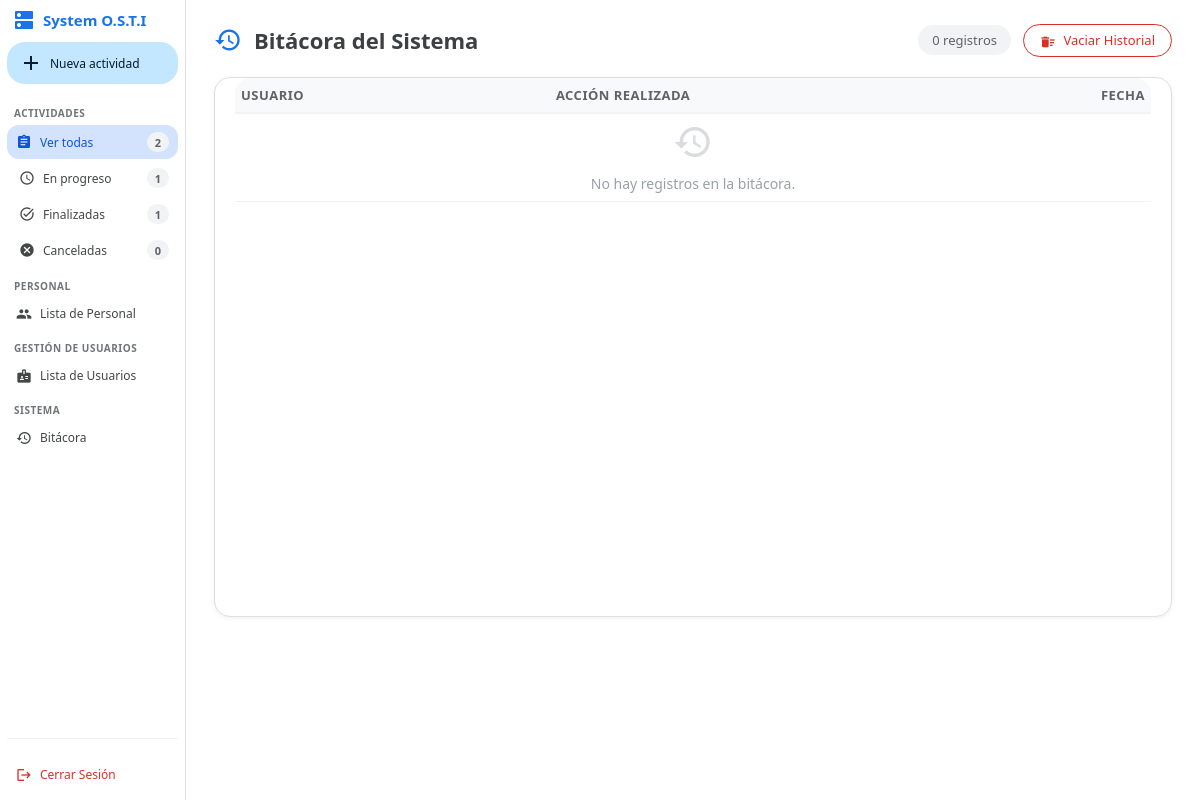
/bitacora.php (signed in), run on an earlier commit of the app's database.
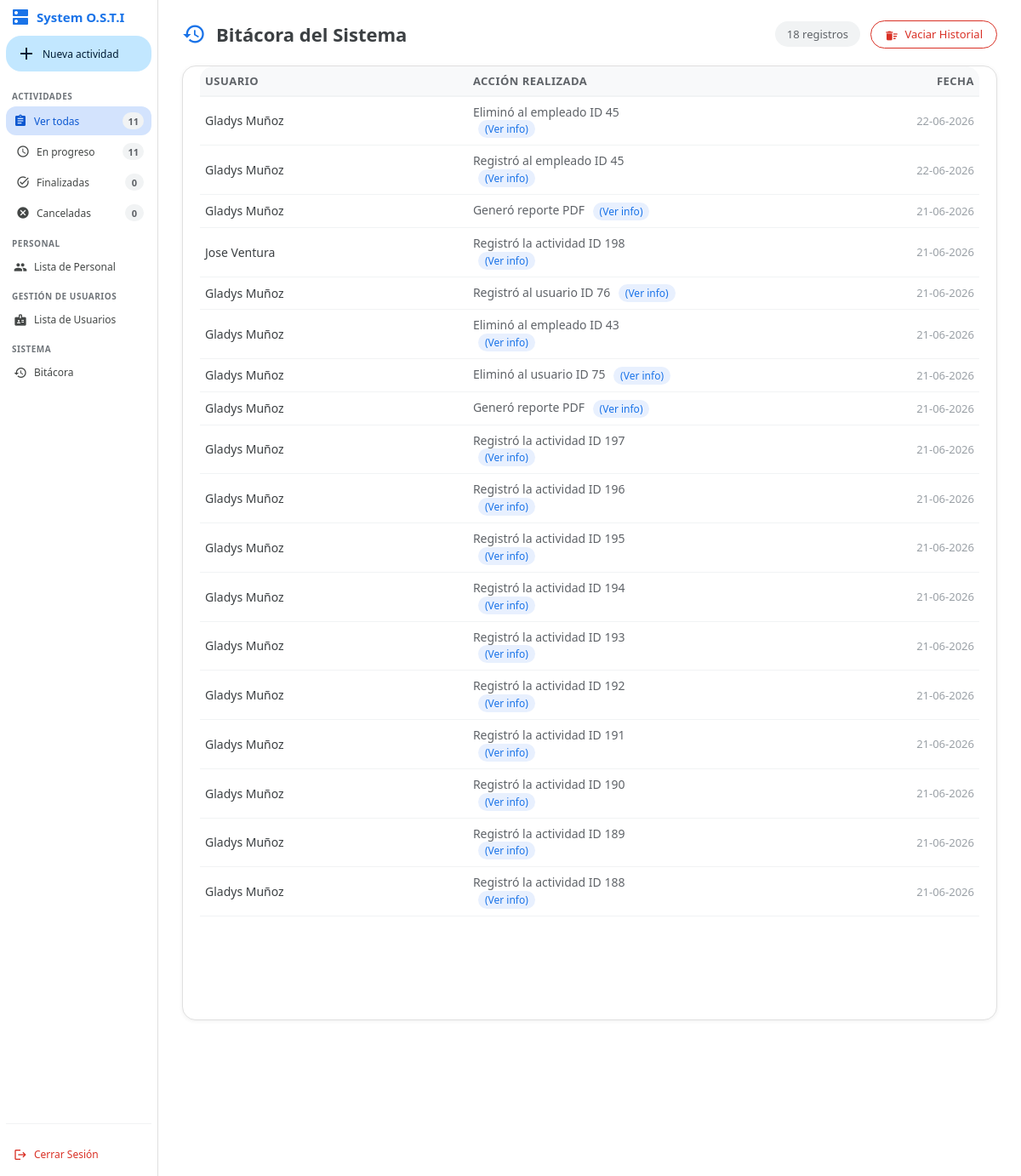
And on a later commit of the database.
### tables this page shows
CREATE TABLE `logs_sistema` (
  `id` int(11) NOT NULL,
  `usuario_id` int(11) NOT NULL,
  `accion` text NOT NULL,
  `detalle` text DEFAULT NULL,
  `fecha` date NOT NULL
);

CREATE TABLE `usuarios` (
  `id` int(11) NOT NULL,
  `nombre_completo` varchar(100) NOT NULL,
  `formacion` varchar(180) DEFAULT NULL,
  `password` varchar(255) NOT NULL,
  `correo` varchar(100) DEFAULT NULL,
  `username` varchar(120) DEFAULT NULL,
  `telefono` varchar(20) DEFAULT NULL,
  `rol` enum('admin','tecnico') DEFAULT 'tecnico',
  `pregunta_1` varchar(80) DEFAULT NULL,
  `respuesta_1_hash` char(64) DEFAULT NULL,
  `pregunta_2` varchar(80) DEFAULT NULL,
  `respuesta_2_hash` char(64) DEFAULT NULL,
  `pregunta_3` varchar(80) DEFAULT NULL,
  `respuesta_3_hash` char(64) DEFAULT NULL,
  `recuperacion_actualizado_en` datetime DEFAULT NULL,
  `permisos` text DEFAULT NULL COMMENT 'JSON permisos granulares'
);

### bitacora.php (the view, shortened to what this page needs)
<?php
include 'includes/config.php';
$porPagina = 30;
$pagina = max(1, (int) ($_GET['pagina'] ?? 1));
$offset = ($pagina - 1) * $porPagina;
$totalRes = $conn->query("SELECT COUNT(*) AS total FROM logs_sistema");
$totalFilas = (int) ($totalRes ? $totalRes->fetch_assoc()['total'] : 0);
$sql = "SELECT l.id, l.accion, l.detalle, l.fecha, u.nombre_completo AS usuario_nombre
        FROM logs_sistema l
        LEFT JOIN usuarios u ON l.usuario_id = u.id
        ORDER BY l.id DESC
        LIMIT ? OFFSET ?";
$stmt = $conn->prepare($sql);
$stmt->bind_param('ii', $porPagina, $offset);
$stmt->execute();
$logs = $stmt->get_result()->fetch_all(MYSQLI_ASSOC);
$filtro_sidebar = 'todos';
include 'includes/header.php';
include 'includes/sidebar.php';
?>
<main class="main-content" style="flex:1; display:flex; flex-direction:column; padding:24px 28px; overflow-y:auto; min-width:0;">
    <div style="display:flex; align-items:center; gap:12px; margin-bottom:20px;">
        <span class="material-icons" style="font-size:28px; color:#1a73e8;">history</span>
        <h1 style="font-size:22px; font-weight:600; color:#3c4043; margin:0;">Bitácora del Sistema</h1>
        <span style="margin-left:auto; font-size:13px; color:#5f6368; background:#f1f3f4; padding:6px 14px; border-radius:16px;">
            <?php echo $totalFilas; ?> registro<?php echo $totalFilas !== 1 ? 's' : ''; ?>
        </span>
        <button onclick="vaciarHistorial()" style="background:none; border:1px solid #d93025; color:#d93025; padding:6px 16px; border-radius:20px; cursor:pointer; font-size:13px; font-weight:500; transition:all 0.2s; white-space:nowrap;" onmouseover="this.style.background='#fce8e6'" onmouseout="this.style.background='none'">
            <span class="material-icons" style="font-size:16px; vertical-align:middle; margin-right:4px;">delete_sweep</span> Vaciar Historial
        </button>
    </div>
    <div class="tabla-container" style="flex:1; border:1px solid #e0e0e0; border-radius:12px; overflow-y:auto; overflow-x:hidden; max-height:calc(100vh - 260px); box-shadow:0 1px 4px rgba(60,64,67,0.08); background:#fff;">
        <table style="width:100%; border-collapse:collapse;">
            <thead style="position:sticky; top:0; z-index:2; background:#f8f9fa;">
                <tr style="background:#f8f9fa; border-bottom:2px solid #e0e0e0;">
                    <th style="padding:14px 18px; text-align:left; font-size:13px; font-weight:600; color:#5f6368; text-transform:uppercase; letter-spacing:0.5px;">Usuario</th>
                    <th style="padding:14px 18px; text-align:left; font-size:13px; font-weight:600; color:#5f6368; text-transform:uppercase; letter-spacing:0.5px;">Acción Realizada</th>
                    <th style="padding:14px 18px; text-align:right; font-size:13px; font-weight:600; color:#5f6368; text-transform:uppercase; letter-spacing:0.5px;">Fecha</th>
                </tr>
            </thead>
            <tbody>
                <?php if (empty($logs)): ?>
                    <tr>
                        <td colspan="3" style="padding:48px 18px; text-align:center; color:#9aa0a6; font-size:14px;">
                            <span class="material-icons" style="font-size:40px; display:block; margin-bottom:12px; color:#dadce0;">history</span>
                            No hay registros en la bitácora.
                        </td>
                    </tr>
                <?php else: ?>
                    <?php foreach ($logs as $log): ?>
                        <tr style="border-bottom:1px solid #f1f3f4; transition:background 0.15s;" onmouseover="this.style.background='#f8f9fa'" onmouseout="this.style.background=''">
                            <td style="padding:12px 18px; font-size:14px; color:#3c4043; font-weight:500;">
                                <?php echo htmlspecialchars($log['usuario_nombre'] ?? 'Usuario eliminado', ENT_QUOTES, 'UTF-8'); ?>
                            </td>
                            <td style="padding:12px 18px; font-size:14px; color:#5f6368;">
                                <?php
                                $tieneDetalle = !empty($log['detalle']);
                                $textoAccion = $log['accion'];
                                if ($tieneDetalle):
                                    $textoMostrar = preg_replace('/\.\.\.\s*\(Ver info\)$/', '', $textoAccion);
                                    echo htmlspecialchars($textoMostrar, ENT_QUOTES, 'UTF-8');
                                ?>
                                <a href="javascript:void(0)" onclick="verDetalleLog(<?php echo (int) $log['id']; ?>)" class="ver-info-badge">(Ver info)</a>
                                <?php else: ?>
                                <?php echo htmlspecialchars($textoAccion, ENT_QUOTES, 'UTF-8'); ?>
                                <?php endif; ?>
                            </td>
                            <td style="padding:12px 18px; font-size:13px; color:#9aa0a6; text-align:right; white-space:nowrap;">
                                <?php
                                $fechaTS = strtotime($log['fecha']);
                                echo $fechaTS ? date('d-m-Y', $fechaTS) : htmlspecialchars($log['fecha']);
                                ?>
                            </td>
                        </tr>
                    <?php endforeach; ?>
                <?php endif; ?>
            </tbody>
        </table>
    </div>
</main>

### includes/header.php (shortened to what this page needs)
<!DOCTYPE html>
<html lang="es">
<head>
    <link rel="stylesheet" href="assets/css/professional-ux.css">
    <link rel="stylesheet" href="assets/css/glassmorphism-dashboard.css">
</head>
<body>

### includes/sidebar.php
<aside class="sidebar">
    <div class="logo">
        <span class="material-icons">dns</span> System O.S.T.I
    </div>
    <button class="btn-nueva" onclick="abrirModal('modalActividad')">
        <span class="material-icons">add</span> Nueva actividad
    </button>
    <div class="menu-label">ACTIVIDADES</div>
    <?php
    if (!isset($conteo_todas, $conteo_en_progreso, $conteo_finalizadas, $conteo_canceladas) && isset($conn) && $conn instanceof mysqli) {
        $sqlConteoSidebar = "SELECT
                                COUNT(*) AS todas,
                                SUM(CASE WHEN estado = 'En progreso' THEN 1 ELSE 0 END) AS en_progreso,
                                SUM(CASE WHEN estado = 'Finalizada' THEN 1 ELSE 0 END) AS finalizadas,
                                SUM(CASE WHEN estado = 'Cancelada' THEN 1 ELSE 0 END) AS canceladas
                            FROM actividades
                            WHERE visible = 1";
        $resConteoSidebar = $conn->query($sqlConteoSidebar);
        $filaSidebar = $resConteoSidebar ? $resConteoSidebar->fetch_assoc() : [];
        $conteo_todas = (int) ($filaSidebar['todas'] ?? 0);
        $conteo_en_progreso = (int) ($filaSidebar['en_progreso'] ?? 0);
        $conteo_finalizadas = (int) ($filaSidebar['finalizadas'] ?? 0);
        $conteo_canceladas = (int) ($filaSidebar['canceladas'] ?? 0);
    }
    $estado_actual_sidebar = $filtro_sidebar ?? 'todos';
    $activo_todos = $estado_actual_sidebar === 'todos' ? 'active' : '';
    $activo_progreso = $estado_actual_sidebar === 'en_progreso' ? 'active' : '';
    $activo_finalizadas = $estado_actual_sidebar === 'finalizadas' ? 'active' : '';
    $activo_canceladas = $estado_actual_sidebar === 'canceladas' ? 'active' : '';
    $total_todas = (int) ($conteo_todas ?? 0);
    $total_progreso = (int) ($conteo_en_progreso ?? 0);
    $total_finalizadas = (int) ($conteo_finalizadas ?? 0);
    $total_canceladas = (int) ($conteo_canceladas ?? 0);
    ?>
    <a href="dashboard.php?estado=todos" class="menu-item <?php echo $activo_todos; ?>">
        <span class="material-icons">assignment</span> Ver todas
        <span class="menu-count"><?php echo $total_todas; ?></span>
    </a>
    <a href="dashboard.php?estado=en_progreso" class="menu-item menu-item-sub <?php echo $activo_progreso; ?>">
        <span class="material-icons">schedule</span> En progreso
        <span class="menu-count"><?php echo $total_progreso; ?></span>
    </a>
    <a href="dashboard.php?estado=finalizadas" class="menu-item menu-item-sub <?php echo $activo_finalizadas; ?>">
        <span class="material-icons">task_alt</span> Finalizadas
        <span class="menu-count"><?php echo $total_finalizadas; ?></span>
    </a>
    <a href="dashboard.php?estado=canceladas" class="menu-item menu-item-sub <?php echo $activo_canceladas; ?>">
        <span class="material-icons">cancel</span> Canceladas
        <span class="menu-count"><?php echo $total_canceladas; ?></span>
    </a>
    <div class="menu-label">PERSONAL</div>
    <div class="menu-item" onclick="abrirModal('modalListaPersonal')" style="cursor:pointer;" data-accion="lista-personal">
        <span class="material-icons">group</span> Lista de Personal
    </div>
    <div class="menu-label">GESTIÓN DE USUARIOS</div>
    <div class="menu-item" onclick="abrirModal('modalListaUsuarios')" style="cursor:pointer;">
        <span class="material-icons">badge</span> Lista de Usuarios
    </div>
    <div class="menu-label">SISTEMA</div>
    <div class="menu-item" onclick="abrirBitacora()" style="cursor:pointer;" data-accion="bitacora">
        <span class="material-icons">history</span> Bitácora
    </div>
    <div style="margin-top: auto; padding-top: 20px; border-top: 1px solid #f1f3f4;">
        <a href="auth/logout.php" class="menu-item" style="color: #d93025;">
            <span class="material-icons" style="color: #d93025;">logout</span> Cerrar Sesión
        </a>
    </div>
</aside>

### assets/css/professional-ux.css (style rules this page uses)
.tabla-container { border-radius: 12px; overflow-y: auto; overflow-x: hidden; max-height: 500px; min-height: 250px; box-shadow: 0 1px 3px rgba(0,0,0,0.12); padding-bottom: 120px; min-height: 300px; }
.tabla-container table { border-collapse: collapse; table-layout: fixed; width: 100%; }
.tabla-container th:nth-child(1), .tabla-container td:nth-child(1) { width: 22%; }
.tabla-container th:nth-child(2), .tabla-container td:nth-child(2) { width: 18%; }
.tabla-container th:nth-child(3), .tabla-container td:nth-child(3) { width: 32%; }
.tabla-container thead { background: linear-gradient(to bottom, #f8f9fa, #e8eaed); }
.tabla-container tbody tr { transition: background-color 0.15s ease; }

### includes/header.php (style rules this page uses)
* { box-sizing: border-box; margin: 0; padding: 0; font-family: 'Segoe UI', sans-serif; }
body { display: flex; height: 100vh; background-color: #fff; color: #3c4043; overflow: hidden; }
.sidebar { width: 186px; border-right: 1px solid #e0e0e0; display: flex; flex-direction: column; padding: 8px 7px; background: #fff; flex-shrink: 0; }
.logo { font-size: 15px; color: #1a73e8; display: flex; align-items: center; gap: 7px; font-weight: 600; margin-bottom: 10px; padding-left: 5px; }
.btn-nueva { background-color: #c2e7ff; color: #001d35; border: none; padding: 9px 12px; border-radius: 18px; font-weight: 500; display: flex; align-items: center; gap: 7px; cursor: pointer; margin-bottom: 12px; font-size: 12px; transition: 0.2s; }
.menu-label { font-size: 10px; font-weight: bold; color: #70757a; margin: 10px 0 5px 7px; text-transform: uppercase; letter-spacing: 0.5px; }
.menu-item { display: flex; align-items: center; gap: 8px; padding: 7px 9px; color: #444746; text-decoration: none; border-radius: 12px; font-size: 12px; margin-bottom: 2px; }
.menu-item.active { background-color: #d3e3fd; color: #0b57d0; font-weight: 500; }
.menu-item .material-icons { font-size: 16px; min-width: 16px; text-align: center; }
.menu-item-sub { padding-left: 12px; }
.menu-count { margin-left: auto; font-size: 11px; font-weight: 600; color: #5f6368; background: #f1f3f4; border-radius: 999px; min-width: 22px; height: 20px; display: inline-flex; align-items: center; justify-content: center; padding: 0 6px; }
.main-content { flex-grow: 1; display: flex; flex-direction: column; overflow-y: auto; min-height: 0; }
.tabla-container { padding: 0 20px; width: 100%; border-radius: 16px !important; }
.tabla-container table thead tr th:first-child { border-top-left-radius: 16px; }
.tabla-container table thead tr th:last-child { border-top-right-radius: 16px; }
table { width: 100%; border-collapse: separate; border-spacing: 0; }
th { text-align: left; padding: 8px 6px; font-size: 13px; color: #3c4043; border-bottom: 2px solid #f1f3f4; }
td { padding: 8px 6px; font-size: 14px; border-bottom: 1px solid #f1f3f4; }
tbody tr { transition: background-color 0.18s ease; }
.tabla-container table { width: 100% !important; min-width: 0 !important; table-layout: fixed !important; }
.tabla-container table th, .tabla-container table td { padding: 8px 6px !important; }
.tabla-container table th:nth-child(1), .tabla-container table td:nth-child(1) { width: 22% !important; }
.tabla-container table th:nth-child(2), .tabla-container table td:nth-child(2) { width: 18% !important; }
.tabla-container table th:nth-child(3), .tabla-container table td:nth-child(3) { width: 24% !important; overflow: hidden !important; text-overflow: ellipsis !important; white-space: nowrap !important; }
th:last-child, td:last-child { text-align: right; position: relative; overflow: visible; }

### bitacora.php (style rules this page uses)
.main-content table { table-layout: fixed; }
.main-content table th:nth-child(1) { width:15%; }
.main-content table th:nth-child(2) { width:70%; }
.main-content table th:nth-child(3) { width:15%; text-align:right; }
.ver-info-badge { display:inline-flex; align-items:center; margin-left:6px; padding:2px 8px; border-radius:12px; background:#e8f0fe; color:#1a73e8; font-size:12px; font-weight:500; text-decoration:none; white-space:nowrap; vertical-align:middle; cursor:pointer; transition:background 0.15s; }

What changed in the data, as far as the page shows it:
added logs_sistema: usuario.nombre_completo "Gladys Muñoz", accion "Eliminó al empleado ID 45", fecha "22-06-2026"
added logs_sistema: usuario.nombre_completo "Gladys Muñoz", accion "Registró al empleado ID 45", fecha "22-06-2026"
added logs_sistema: usuario.nombre_completo "Gladys Muñoz", accion "Generó reporte PDF", fecha "21-06-2026"
added logs_sistema: usuario.nombre_completo "Jose Ventura", accion "Registró la actividad ID 198", fecha "21-06-2026"
added logs_sistema: usuario.nombre_completo "Gladys Muñoz", accion "Registró al usuario ID 76", fecha "21-06-2026"
added logs_sistema: usuario.nombre_completo "Gladys Muñoz", accion "Eliminó al empleado ID 43", fecha "21-06-2026"
added logs_sistema: usuario.nombre_completo "Gladys Muñoz", accion "Eliminó al usuario ID 75", fecha "21-06-2026"
added logs_sistema: usuario.nombre_completo "Gladys Muñoz", accion "Generó reporte PDF", fecha "21-06-2026"
added logs_sistema: usuario.nombre_completo "Gladys Muñoz", accion "Registró la actividad ID 197", fecha "21-06-2026"
added logs_sistema: usuario.nombre_completo "Gladys Muñoz", accion "Registró la actividad ID 196", fecha "21-06-2026"
added logs_sistema: usuario.nombre_completo "Gladys Muñoz", accion "Registró la actividad ID 195", fecha "21-06-2026"
added logs_sistema: usuario.nombre_completo "Gladys Muñoz", accion "Registró la actividad ID 194", fecha "21-06-2026"
added logs_sistema: usuario.nombre_completo "Gladys Muñoz", accion "Registró la actividad ID 193", fecha "21-06-2026"
added logs_sistema: usuario.nombre_completo "Gladys Muñoz", accion "Registró la actividad ID 192", fecha "21-06-2026"
added logs_sistema: usuario.nombre_completo "Gladys Muñoz", accion "Registró la actividad ID 191", fecha "21-06-2026"
added logs_sistema: usuario.nombre_completo "Gladys Muñoz", accion "Registró la actividad ID 190", fecha "21-06-2026"
added logs_sistema: usuario.nombre_completo "Gladys Muñoz", accion "Registró la actividad ID 189", fecha "21-06-2026"
added logs_sistema: usuario.nombre_completo "Gladys Muñoz", accion "Registró la actividad ID 188", fecha "21-06-2026"
Also different on the page:
$total_todas: "2" → "11"
$total_progreso: "1" → "11"
$total_finalizadas: "1" → "0"
$totalFilas: "0" → "18"
text no longer shown: "history No hay registros en la bitácora."
